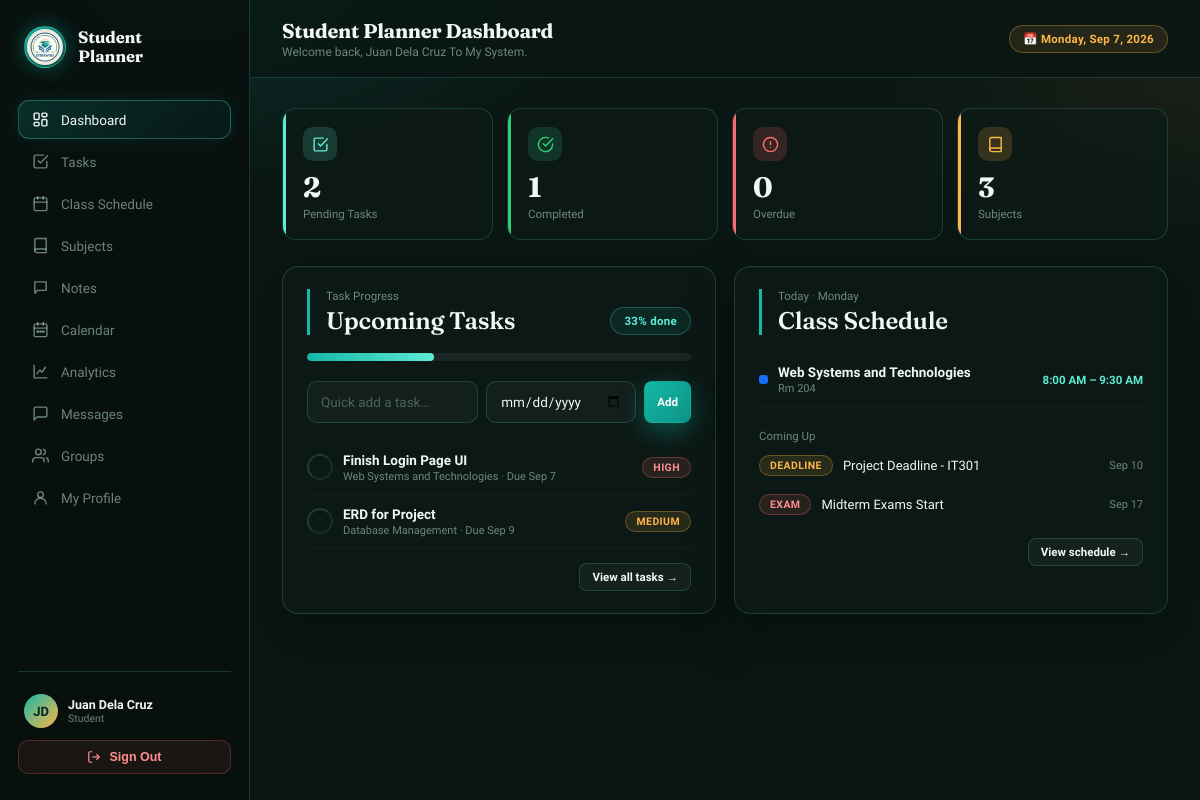
Page /index.php (signed in) on the committed database.
### tables this page shows
CREATE TABLE IF NOT EXISTS `tasks` (
  `id`           INT UNSIGNED AUTO_INCREMENT PRIMARY KEY,
  `user_id`      INT UNSIGNED NOT NULL,
  `subject_id`   INT UNSIGNED NULL,
  `title`        VARCHAR(200) NOT NULL,
  `description`  TEXT NULL,
  `due_date`     DATE NULL,
  `due_time`     TIME NULL,
  `priority`     ENUM('low','medium','high') NOT NULL DEFAULT 'medium',
  `status`       ENUM('pending','in_progress','completed') NOT NULL DEFAULT 'pending',
  `created_at`   DATETIME NOT NULL DEFAULT CURRENT_TIMESTAMP,
  `completed_at` DATETIME NULL,
  FOREIGN KEY (`user_id`)    REFERENCES `login_accounts`(`id`) ON DELETE CASCADE,
  FOREIGN KEY (`subject_id`) REFERENCES `subjects`(`id`) ON DELETE SET NULL
);

CREATE TABLE IF NOT EXISTS `subjects` (
  `id`           INT UNSIGNED AUTO_INCREMENT PRIMARY KEY,
  `user_id`      INT UNSIGNED NOT NULL,
  `subject_name` VARCHAR(120) NOT NULL,
  `subject_code` VARCHAR(30)  NULL,
  `instructor`   VARCHAR(100) NULL,
  `units`        DECIMAL(3,1) NULL,
  `color`        VARCHAR(7)   NOT NULL DEFAULT '#1a6cf5',
  `created_at`   DATETIME     NOT NULL DEFAULT CURRENT_TIMESTAMP,
  FOREIGN KEY (`user_id`) REFERENCES `login_accounts`(`id`) ON DELETE CASCADE
);

CREATE TABLE IF NOT EXISTS `schedule` (
  `id`         INT UNSIGNED AUTO_INCREMENT PRIMARY KEY,
  `user_id`    INT UNSIGNED NOT NULL,
  `subject_id` INT UNSIGNED NOT NULL,
  `day_of_week` ENUM('Mon','Tue','Wed','Thu','Fri','Sat','Sun') NOT NULL,
  `start_time` TIME NOT NULL,
  `end_time`   TIME NOT NULL,
  `room`       VARCHAR(60) NULL,
  FOREIGN KEY (`user_id`)    REFERENCES `login_accounts`(`id`) ON DELETE CASCADE,
  FOREIGN KEY (`subject_id`) REFERENCES `subjects`(`id`) ON DELETE CASCADE
);

CREATE TABLE IF NOT EXISTS `events` (
  `id`          INT UNSIGNED AUTO_INCREMENT PRIMARY KEY,
  `user_id`     INT UNSIGNED NOT NULL,
  `title`       VARCHAR(150) NOT NULL,
  `event_date`  DATE NOT NULL,
  `event_type`  ENUM('exam','deadline','holiday','activity','other') NOT NULL DEFAULT 'other',
  `description` TEXT NULL,
  `created_at`  DATETIME NOT NULL DEFAULT CURRENT_TIMESTAMP,
  FOREIGN KEY (`user_id`) REFERENCES `login_accounts`(`id`) ON DELETE CASCADE
);

### index.php (the view, shortened to what this page needs)
<?php
require_once __DIR__ . '/includes/auth.php';
$totalTasks     = mysqli_fetch_assoc(mysqli_query($conn, "SELECT COUNT(*) c FROM tasks WHERE user_id=$userId"))['c'];
$completedTasks = mysqli_fetch_assoc(mysqli_query($conn, "SELECT COUNT(*) c FROM tasks WHERE user_id=$userId AND status='completed'"))['c'];
$pendingTasks   = mysqli_fetch_assoc(mysqli_query($conn, "SELECT COUNT(*) c FROM tasks WHERE user_id=$userId AND status!='completed'"))['c'];
$overdueTasks   = mysqli_fetch_assoc(mysqli_query($conn, "SELECT COUNT(*) c FROM tasks WHERE user_id=$userId AND status!='completed' AND due_date IS NOT NULL AND due_date < CURDATE()"))['c'];
$subjectCount   = mysqli_fetch_assoc(mysqli_query($conn, "SELECT COUNT(*) c FROM subjects WHERE user_id=$userId"))['c'];
$completionRate = $totalTasks > 0 ? round(($completedTasks / $totalTasks) * 100) : 0;
$dow = date('D'); $dow = substr($dow,0,3);
$todayClasses = mysqli_query($conn, "
  SELECT s.*, sub.subject_name, sub.color FROM schedule s
  JOIN subjects sub ON sub.id = s.subject_id
  WHERE s.user_id=$userId AND s.day_of_week='$dow' ORDER BY s.start_time ASC");
$upcoming = mysqli_query($conn, "
  SELECT t.*, sub.subject_name, sub.color FROM tasks t
  LEFT JOIN subjects sub ON sub.id = t.subject_id
  WHERE t.user_id=$userId AND t.status != 'completed'
  ORDER BY (t.due_date IS NULL), t.due_date ASC, FIELD(t.priority,'high','medium','low') LIMIT 6");
$events = mysqli_query($conn, "SELECT * FROM events WHERE user_id=$userId AND event_date >= CURDATE() ORDER BY event_date ASC LIMIT 4");
$pageTitle = "Student Planner Dashboard";
$pageSub   = "Welcome back, " . $user['name'] . " To My System.";
$activeNav = "dashboard";
include __DIR__ . '/includes/layout_head.php';
?>
<div class="stat-grid">
  <div class="stat-card" style="--c:var(--glow2)">
    <div class="stat-icon"><svg viewBox="0 0 24 24"><path d="M9 11l3 3L22 4"/><path d="M21 12v7a2 2 0 0 1-2 2H5a2 2 0 0 1-2-2V5a2 2 0 0 1 2-2h11"/></svg></div>
    <div class="stat-val"><?php echo $pendingTasks; ?></div>
    <div class="stat-label">Pending Tasks</div>
  </div>
  <div class="stat-card" style="--c:var(--green)">
    <div class="stat-icon"><svg viewBox="0 0 24 24"><path d="M22 11.08V12a10 10 0 1 1-5.93-9.14"/><polyline points="22 4 12 14.01 9 11.01"/></svg></div>
    <div class="stat-val"><?php echo $completedTasks; ?></div>
    <div class="stat-label">Completed</div>
  </div>
  <div class="stat-card" style="--c:var(--red)">
    <div class="stat-icon"><svg viewBox="0 0 24 24"><circle cx="12" cy="12" r="10"/><line x1="12" y1="8" x2="12" y2="12"/><line x1="12" y1="16" x2="12.01" y2="16"/></svg></div>
    <div class="stat-val"><?php echo $overdueTasks; ?></div>
    <div class="stat-label">Overdue</div>
  </div>
  <div class="stat-card" style="--c:var(--gold)">
    <div class="stat-icon"><svg viewBox="0 0 24 24"><path d="M4 19.5A2.5 2.5 0 0 1 6.5 17H20"/><path d="M6.5 2H20v20H6.5A2.5 2.5 0 0 1 4 19.5v-15A2.5 2.5 0 0 1 6.5 2z"/></svg></div>
    <div class="stat-val"><?php echo $subjectCount; ?></div>
    <div class="stat-label">Subjects</div>
  </div>
</div>
<div class="grid-2" style="margin-bottom:22px">
  <div class="card card-pad">
    <div class="section-head">
      <div>
        <div class="section-eyebrow">Task Progress</div>
        <div class="section-title">Upcoming Tasks</div>
      </div>
      <span class="pill"><?php echo $completionRate; ?>% done</span>
    </div>
    <div class="progress-track" style="margin-bottom:20px">
      <div class="progress-fill" style="width:<?php echo $completionRate; ?>%"></div>
    </div>
    <form method="POST" class="flex gap-8" style="margin-bottom:18px">
      <input type="text" name="title" placeholder="Quick add a task…" required style="flex:1">
      <input type="date" name="due_date" style="width:150px">
      <button class="btn btn-primary btn-sm" type="submit">Add</button>
    </form>
    <?php if (mysqli_num_rows($upcoming) === 0): ?>
      <div class="empty-state" style="padding:30px 10px">
        <div class="empty-title">No pending tasks 🎉</div>
        <div class="empty-sub">You're all caught up.</div>
      </div>
    <?php else: while ($t = mysqli_fetch_assoc($upcoming)): ?>
      <div class="flex items-center gap-10" style="padding:11px 0;border-bottom:1px solid rgba(70,150,135,.08)">
        <form method="POST">
          <button type="submit" class="btn-icon btn-outline" style="width:26px;height:26px;border-radius:50%" title="Mark complete"></button>
        </form>
        <div style="flex:1;min-width:0">
          <div style="font-size:13.5px;font-weight:600;overflow:hidden;text-overflow:ellipsis;white-space:nowrap"><?php echo h($t['title']); ?></div>
          <div style="font-size:11px;color:var(--muted);margin-top:2px">
            <?php echo $t['subject_name'] ? h($t['subject_name']).' · ' : ''; ?>
            <?php echo $t['due_date'] ? 'Due '.date('M j', strtotime($t['due_date'])) : 'No due date'; ?>
          </div>
        </div>
        <span class="badge pri-<?php echo $t['priority']; ?>"><?php echo $t['priority']; ?></span>
      </div>
    <?php endwhile; endif; ?>
    <div style="margin-top:14px;text-align:right"><a href="tasks.php" class="btn btn-ghost btn-sm">View all tasks →</a></div>
  </div>
  <div class="card card-pad">
    <div class="section-head">
      <div>
        <div class="section-eyebrow">Today · <?php echo date('l'); ?></div>
        <div class="section-title">Class Schedule</div>
      </div>
    </div>
    <?php if (mysqli_num_rows($todayClasses) === 0): ?>
      <div class="empty-state" style="padding:30px 10px">
        <div class="empty-title">No classes today</div>
        <div class="empty-sub">Enjoy the free time!</div>
      </div>
    <?php else: while ($c = mysqli_fetch_assoc($todayClasses)): ?>
      <div class="flex items-center gap-10" style="padding:11px 0;border-bottom:1px solid rgba(70,150,135,.08)">
        <span class="chip" style="background:<?php echo h($c['color']); ?>"></span>
        <div style="flex:1;min-width:0">
          <div style="font-size:13.5px;font-weight:600"><?php echo h($c['subject_name']); ?></div>
          <div style="font-size:11px;color:var(--muted);margin-top:2px"><?php echo h($c['room'] ?: 'No room set'); ?></div>
        </div>
        <div style="font-size:11.5px;color:var(--glow2);font-weight:600">
          <?php echo date('g:i A', strtotime($c['start_time'])); ?> – <?php echo date('g:i A', strtotime($c['end_time'])); ?>
        </div>
      </div>
    <?php endwhile; endif; ?>
    <div class="section-eyebrow" style="margin-top:22px">Coming Up</div>
    <?php if (mysqli_num_rows($events) === 0): ?>
      <div style="font-size:12.5px;color:var(--muted2);padding:8px 0">No upcoming events.</div>
    <?php else: while ($e = mysqli_fetch_assoc($events)): ?>
      <div class="flex items-center gap-10" style="padding:9px 0">
        <span class="badge type-<?php echo $e['event_type']; ?>"><?php echo h($e['event_type']); ?></span>
        <div style="flex:1;font-size:13px"><?php echo h($e['title']); ?></div>
        <div style="font-size:11px;color:var(--muted)"><?php echo date('M j', strtotime($e['event_date'])); ?></div>
      </div>
    <?php endwhile; endif; ?>
    <div style="margin-top:14px;text-align:right"><a href="schedule.php" class="btn btn-ghost btn-sm">View schedule →</a></div>
  </div>
</div>
<?php include __DIR__ . '/includes/layout_foot.php'; ?>

### includes/layout_head.php (shortened to what this page needs)
<?php
$pageTitle  = $pageTitle  ?? 'Dashboard';
$pageSub    = $pageSub    ?? '';
$activeNav  = $activeNav  ?? '';
function navClass($key, $active){ return 'sb-link' . ($key === $active ? ' active' : ''); }
?>
<!DOCTYPE html>
<html lang="en">
<head>
<link rel="stylesheet" href="assets/css/style.css">
</head>
<body>
<div class="app">
  <aside class="sidebar" id="sidebar">
    <div class="sb-brand">
      <div class="sb-brand-ring">
        <img src="assets/img/logo.jpg" alt="School logo">
      </div>
      <div>
        <div class="sb-brand-name">Student<br>Planner</div>
      </div>
    </div>
    <nav class="sb-nav">
      <a href="index.php" class="<?php echo navClass('dashboard',$activeNav); ?>">
        <svg viewBox="0 0 24 24"><rect x="3" y="3" width="7" height="9" rx="1.5"/><rect x="14" y="3" width="7" height="5" rx="1.5"/><rect x="14" y="12" width="7" height="9" rx="1.5"/><rect x="3" y="16" width="7" height="5" rx="1.5"/></svg>
        Dashboard
      </a>
      <a href="tasks.php" class="<?php echo navClass('tasks',$activeNav); ?>">
        <svg viewBox="0 0 24 24"><path d="M9 11l3 3L22 4"/><path d="M21 12v7a2 2 0 0 1-2 2H5a2 2 0 0 1-2-2V5a2 2 0 0 1 2-2h11"/></svg>
        Tasks
      </a>
      <a href="schedule.php" class="<?php echo navClass('schedule',$activeNav); ?>">
        <svg viewBox="0 0 24 24"><rect x="3" y="4" width="18" height="18" rx="2"/><path d="M16 2v4M8 2v4M3 10h18"/></svg>
        Class Schedule
      </a>
      <a href="subjects.php" class="<?php echo navClass('subjects',$activeNav); ?>">
        <svg viewBox="0 0 24 24"><path d="M4 19.5A2.5 2.5 0 0 1 6.5 17H20"/><path d="M6.5 2H20v20H6.5A2.5 2.5 0 0 1 4 19.5v-15A2.5 2.5 0 0 1 6.5 2z"/></svg>
        Subjects
      </a>
      <a href="notes.php" class="<?php echo navClass('notes',$activeNav); ?>">
        <svg viewBox="0 0 24 24"><path d="M4 4h16v12H8l-4 4V4z"/></svg>
        Notes
      </a>
      <a href="calendar.php" class="<?php echo navClass('calendar',$activeNav); ?>">
        <svg viewBox="0 0 24 24"><rect x="3" y="4" width="18" height="18" rx="2"/><path d="M16 2v4M8 2v4M3 10h18"/><circle cx="8" cy="15" r="1"/><circle cx="12" cy="15" r="1"/><circle cx="16" cy="15" r="1"/></svg>
        Calendar
      </a>
      <a href="analytics.php" class="<?php echo navClass('analytics',$activeNav); ?>">
        <svg viewBox="0 0 24 24"><path d="M3 3v18h18"/><path d="M7 15l4-5 3 3 5-7"/></svg>
        Analytics
      </a>
      <a href="chat.php" class="<?php echo navClass('chat',$activeNav); ?>">
        <svg viewBox="0 0 24 24"><path d="M21 15a2 2 0 0 1-2 2H7l-4 4V5a2 2 0 0 1 2-2h14a2 2 0 0 1 2 2z"/></svg>
        Messages
      </a>
      <a href="groups.php" class="<?php echo navClass('groups',$activeNav); ?>">
        <svg viewBox="0 0 24 24"><path d="M17 21v-2a4 4 0 0 0-4-4H5a4 4 0 0 0-4 4v2"/><circle cx="9" cy="7" r="4"/><path d="M23 21v-2a4 4 0 0 0-3-3.87"/><path d="M16 3.13a4 4 0 0 1 0 7.75"/></svg>
        Groups
      </a>
      <a href="profile.php" class="<?php echo navClass('profile',$activeNav); ?>">
        <svg viewBox="0 0 24 24"><circle cx="12" cy="8" r="4"/><path d="M4 21c0-4.4 3.6-8 8-8s8 3.6 8 8"/></svg>
        My Profile
      </a>
    </nav>
    <div class="sb-foot">
      <a href="profile.php" class="sb-user-link">
        <div class="sb-user">
          <?php echo renderAvatar($user['name'], $user['avatar_path'] ?? null, 'sb-user-av'); ?>
          <div>
            <div class="sb-user-name"><?php echo h($user['name']); ?></div>
            <div class="sb-user-role"><?php echo h($user['role']); ?></div>
          </div>
        </div>
      </a>
      <form method="POST" action="logout.php">
        <button type="submit" class="sb-logout">
          <svg width="14" height="14" viewBox="0 0 24 24" fill="none" stroke="currentColor" stroke-width="2"><path d="M9 21H5a2 2 0 0 1-2-2V5a2 2 0 0 1 2-2h4"/><polyline points="16 17 21 12 16 7"/><line x1="21" y1="12" x2="9" y2="12"/></svg>
          Sign Out
        </button>
      </form>
    </div>
  </aside>
  <div class="main">
    <div class="topbar">
      <div class="flex items-center gap-10">
        <div>
          <div class="tb-title"><?php echo h($pageTitle); ?></div>
          <?php if ($pageSub): ?><div class="tb-sub"><?php echo h($pageSub); ?></div><?php endif; ?>
        </div>
      </div>
      <div class="tb-right">
        <span class="pill gold">📅 <?php echo date('l, M j, Y'); ?></span>
      </div>
    </div>
    <div class="content">

### includes/auth.php (shortened to what this page needs)
<?php
require_once __DIR__ . '/../db.php';
$user    = $_SESSION['sp_user'];
$userId  = intval($user['id']);
mysqli_query($conn, "UPDATE login_accounts SET last_seen = NOW(), is_online = 1 WHERE id = $userId");
mysqli_query($conn, "UPDATE login_accounts SET is_online = 0 WHERE last_seen < DATE_SUB(NOW(), INTERVAL 3 MINUTE)");
$chk = mysqli_fetch_assoc(mysqli_query($conn, "SELECT id, is_approved, name, role, avatar_path FROM login_accounts WHERE id=$userId"));
$user = $_SESSION['sp_user'];
function renderAvatar($name, $avatarPath, $class = ''){
    return '<div class="' . h($class) . '">' . h(initials($name)) . '</div>';
}
function initials($name){
    $parts = preg_split('/\s+/', trim($name));
    $ini = '';
    foreach (array_slice($parts,0,2) as $p) { if ($p !== '') $ini .= mb_strtoupper(mb_substr($p,0,1)); }
    return $ini ?: 'S';
}
function h($v){ return htmlspecialchars($v ?? '', ENT_QUOTES, 'UTF-8'); }

### includes/layout_foot.php (shortened to what this page needs)
    </div>
  </div>
</div>
</body>
</html>

### rows in the picture
tasks: title "Finish Login Page UI", subject.subject_name "Web Systems and Technologies", due_date "Sep 7", priority "HIGH"
tasks: title "ERD for Project", subject.subject_name "Database Management", due_date "Sep 9", priority "MEDIUM"
schedule: subject.subject_name "Web Systems and Technologies", room "Rm 204", start_time "8:00 AM", end_time "9:30 AM"
events: event_type "DEADLINE", title "Project Deadline - IT301", event_date "Sep 10"
events: event_type "EXAM", title "Midterm Exams Start", event_date "Sep 17"

### other values in the picture
initials($name) "JD"
$user['name'] "Juan Dela Cruz"
$user['role'] "Student"
$pageTitle "Student Planner Dashboard"
$pageSub "Welcome back, Juan Dela Cruz To My System."
$pendingTasks "2"
$completedTasks "1"
$overdueTasks "0"
$subjectCount "3"
$completionRate "33"
